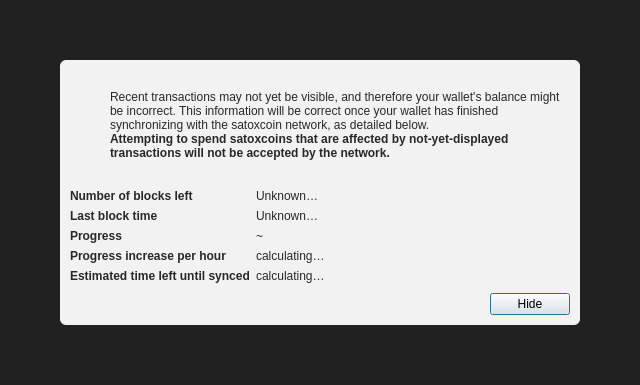
<?xml version="1.0" encoding="UTF-8"?>
<ui version="4.0">
 <class>ModalOverlay</class>
 <widget class="QWidget" name="ModalOverlay">
  <property name="geometry">
   <rect>
    <x>0</x>
    <y>0</y>
    <width>640</width>
    <height>385</height>
   </rect>
  </property>
  <property name="windowTitle">
   <string>Form</string>
  </property>
  <layout class="QVBoxLayout" name="verticalLayout" stretch="0">
   <property name="sizeConstraint">
    <enum>QLayout::SetDefaultConstraint</enum>
   </property>
   <property name="leftMargin">
    <number>0</number>
   </property>
   <property name="topMargin">
    <number>0</number>
   </property>
   <property name="rightMargin">
    <number>0</number>
   </property>
   <property name="bottomMargin">
    <number>0</number>
   </property>
   <item>
    <widget class="QWidget" name="bgWidget" native="true">
     <property name="styleSheet">
      <string notr="true">#bgWidget { background: rgba(0,0,0,220); }</string>
     </property>
     <layout class="QVBoxLayout" name="verticalLayoutMain" stretch="1">
      <property name="leftMargin">
       <number>60</number>
      </property>
      <property name="topMargin">
       <number>60</number>
      </property>
      <property name="rightMargin">
       <number>60</number>
      </property>
      <property name="bottomMargin">
       <number>60</number>
      </property>
      <item>
       <widget class="QWidget" name="contentWidget" native="true">
        <property name="styleSheet">
         <string notr="true">#contentWidget { background: rgba(255,255,255,240); border-radius: 6px; }

QLabel { color: rgb(40,40,40);  }</string>
        </property>
        <layout class="QVBoxLayout" name="verticalLayoutSub" stretch="1,0,0,0">
         <property name="spacing">
          <number>0</number>
         </property>
         <property name="leftMargin">
          <number>10</number>
         </property>
         <property name="topMargin">
          <number>10</number>
         </property>
         <property name="rightMargin">
          <number>10</number>
         </property>
         <property name="bottomMargin">
          <number>10</number>
         </property>
         <item>
          <layout class="QHBoxLayout" name="horizontalLayoutIconText" stretch="0,1">
           <property name="topMargin">
            <number>20</number>
           </property>
           <item>
            <layout class="QVBoxLayout" name="verticalLayoutIcon">
             <property name="leftMargin">
              <number>0</number>
             </property>
             <item>
              <widget class="QPushButton" name="warningIcon">
               <property name="enabled">
                <bool>false</bool>
               </property>
               <property name="text">
                <string/>
               </property>
               <property name="icon">
                <iconset>
                 <normaloff>:/icons/warning</normaloff>
                 <disabledoff>:/icons/warning</disabledoff>:/icons/warning</iconset>
               </property>
               <property name="iconSize">
                <size>
                 <width>48</width>
                 <height>48</height>
                </size>
               </property>
               <property name="flat">
                <bool>true</bool>
               </property>
              </widget>
             </item>
             <item>
              <spacer name="verticalSpacerWarningIcon">
               <property name="orientation">
                <enum>Qt::Vertical</enum>
               </property>
               <property name="sizeHint" stdset="0">
                <size>
                 <width>20</width>
                 <height>40</height>
                </size>
               </property>
              </spacer>
             </item>
            </layout>
           </item>
           <item>
            <layout class="QVBoxLayout" name="verticalLayoutInfoText">
             <property name="leftMargin">
              <number>0</number>
             </property>
             <property name="topMargin">
              <number>0</number>
             </property>
             <item>
              <widget class="QLabel" name="infoText">
               <property name="text">
                <string>Recent transactions may not yet be visible, and therefore your wallet's balance might be incorrect. This information will be correct once your wallet has finished synchronizing with the satoxcoin network, as detailed below.</string>
               </property>
               <property name="textFormat">
                <enum>Qt::RichText</enum>
               </property>
               <property name="wordWrap">
                <bool>true</bool>
               </property>
              </widget>
             </item>
             <item>
              <widget class="QLabel" name="infoTextStrong">
               <property name="font">
                <font>
                 <weight>75</weight>
                 <bold>true</bold>
                </font>
               </property>
               <property name="text">
                <string>Attempting to spend satoxcoins that are affected by not-yet-displayed transactions will not be accepted by the network.</string>
               </property>
               <property name="textFormat">
                <enum>Qt::RichText</enum>
               </property>
               <property name="wordWrap">
                <bool>true</bool>
               </property>
              </widget>
             </item>
             <item>
              <spacer name="verticalSpacerInTextSpace">
               <property name="orientation">
                <enum>Qt::Vertical</enum>
               </property>
               <property name="sizeHint" stdset="0">
                <size>
                 <width>20</width>
                 <height>40</height>
                </size>
               </property>
              </spacer>
             </item>
            </layout>
           </item>
          </layout>
         </item>
         <item>
          <spacer name="verticalSpacerAfterText">
           <property name="orientation">
            <enum>Qt::Vertical</enum>
           </property>
           <property name="sizeHint" stdset="0">
            <size>
             <width>20</width>
             <height>40</height>
            </size>
           </property>
          </spacer>
         </item>
         <item>
          <layout class="QFormLayout" name="formLayout">
           <property name="fieldGrowthPolicy">
            <enum>QFormLayout::FieldsStayAtSizeHint</enum>
           </property>
           <property name="horizontalSpacing">
            <number>6</number>
           </property>
           <property name="verticalSpacing">
            <number>6</number>
           </property>
           <property name="topMargin">
            <number>10</number>
           </property>
           <item row="0" column="0">
            <widget class="QLabel" name="labelNumberOfBlocksLeft">
             <property name="font">
              <font>
               <weight>75</weight>
               <bold>true</bold>
              </font>
             </property>
             <property name="text">
              <string>Number of blocks left</string>
             </property>
            </widget>
           </item>
           <item row="0" column="1">
            <widget class="QLabel" name="numberOfBlocksLeft">
             <property name="text">
              <string>Unknown…</string>
             </property>
            </widget>
           </item>
           <item row="1" column="0">
            <widget class="QLabel" name="labelLastBlockTime">
             <property name="font">
              <font>
               <weight>75</weight>
               <bold>true</bold>
              </font>
             </property>
             <property name="text">
              <string>Last block time</string>
             </property>
            </widget>
           </item>
           <item row="1" column="1">
            <widget class="QLabel" name="newestBlockDate">
             <property name="sizePolicy">
              <sizepolicy hsizetype="Maximum" vsizetype="Preferred">
               <horstretch>0</horstretch>
               <verstretch>0</verstretch>
              </sizepolicy>
             </property>
             <property name="text">
              <string>Unknown…</string>
             </property>
            </widget>
           </item>
           <item row="2" column="0">
            <widget class="QLabel" name="labelSyncDone">
             <property name="font">
              <font>
               <weight>75</weight>
               <bold>true</bold>
              </font>
             </property>
             <property name="text">
              <string>Progress</string>
             </property>
            </widget>
           </item>
           <item row="2" column="1">
            <layout class="QHBoxLayout" name="horizontalLayoutSync" stretch="0,1">
             <item>
              <widget class="QLabel" name="percentageProgress">
               <property name="text">
                <string notr="true">~</string>
               </property>
              </widget>
             </item>
            </layout>
           </item>
           <item row="4" column="0">
            <widget class="QLabel" name="labelProgressIncrease">
             <property name="font">
              <font>
               <weight>75</weight>
               <bold>true</bold>
              </font>
             </property>
             <property name="text">
              <string>Progress increase per hour</string>
             </property>
            </widget>
           </item>
           <item row="4" column="1">
            <widget class="QLabel" name="progressIncreasePerH">
             <property name="text">
              <string>calculating…</string>
             </property>
            </widget>
           </item>
           <item row="5" column="0">
            <widget class="QLabel" name="labelEstimatedTimeLeft">
             <property name="font">
              <font>
               <weight>75</weight>
               <bold>true</bold>
              </font>
             </property>
             <property name="text">
              <string>Estimated time left until synced</string>
             </property>
            </widget>
           </item>
           <item row="5" column="1">
            <widget class="QLabel" name="expectedTimeLeft">
             <property name="text">
              <string>calculating…</string>
             </property>
            </widget>
           </item>
          </layout>
         </item>
         <item>
          <layout class="QHBoxLayout" name="horizontalLayoutButtons">
           <property name="leftMargin">
            <number>10</number>
           </property>
           <property name="topMargin">
            <number>10</number>
           </property>
           <item>
            <spacer name="horizontalSpacer">
             <property name="orientation">
              <enum>Qt::Horizontal</enum>
             </property>
             <property name="sizeHint" stdset="0">
              <size>
               <width>40</width>
               <height>20</height>
              </size>
             </property>
            </spacer>
           </item>
           <item>
            <widget class="QPushButton" name="closeButton">
             <property name="text">
              <string>Hide</string>
             </property>
             <property name="shortcut">
              <string>Esc</string>
             </property>
             <property name="focusPolicy">
              <enum>Qt::StrongFocus</enum>
             </property>
             <property name="default">
              <bool>true</bool>
             </property>
            </widget>
           </item>
          </layout>
         </item>
        </layout>
       </widget>
      </item>
     </layout>
    </widget>
   </item>
  </layout>
 </widget>
 <resources/>
 <connections/>
</ui>
